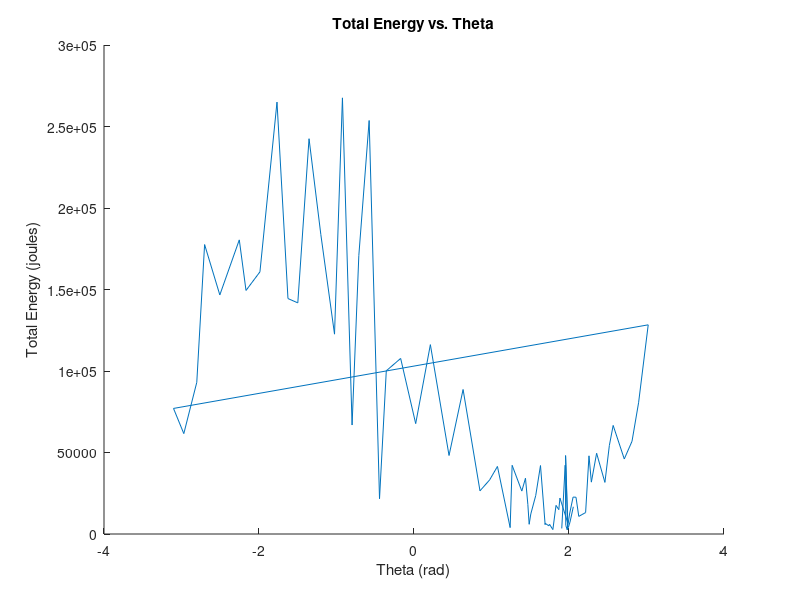

Write the MATLAB code that produced this figure.
function res = validate_energy
    % manipulate variable plotTo to show how much data gets shown (i.e.
    % how many revolutions
    clf;
    hold on;
    load knee2.csv;
    load torso2.csv;
    m_knee = 1;
    m_torso = 1;
    g = 9.8;
    T = knee2(:, 1);
    kneeX = knee2(:, 2);
    kneeY = knee2(:, 3);
    torsoX = torso2(:, 2);
    torsoY = torso2(:, 3);
    for i = 1:length(T)
        Theta1(i) = atan2(torsoY(i),torsoX(i));
        Theta2(i) = atan2((kneeY(i)-torsoY(i)),(kneeX(i)-torsoX(i)));
        Amplitude(i) = Theta2(i)-Theta1(i);
    end
    theta_vs_te = zeros(length(T)-1,2);
    for i = 1:(length(T)-1)
        dt = T(i+1) - T(i);
        Vx_knee(i) = (kneeX(i+1)-kneeX(i))/dt;
        Vy_knee(i) = (kneeY(i+1)-kneeY(i))/dt;
        Vx_torso(i) = (torsoX(i+1)-torsoX(i))/dt;
        Vy_torso(i) = (torsoY(i+1)-torsoY(i))/dt;
        KE(i) = .5 * m_knee * (Vx_knee(i)^2 + Vy_knee(i)^2) + .5 * m_torso * (Vx_torso(i)^2 + Vy_torso(i)^2);
        PE(i) = m_knee*g*kneeY(i) + m_torso*g*torsoY(i);
        TE(i) = KE(i)+PE(i);
        theta_vs_te(i,:) = [Theta1(i), TE(i)];
    end
    plotTo = 70; %(max = 169)
    plot(theta_vs_te(1:plotTo,1),theta_vs_te(1:plotTo, 2));
    xlabel('Theta (rad)');
    ylabel('Total Energy (joules)');
    title('Total Energy vs. Theta');
    %plot(Theta1, 'r');
    %plot(Theta2,  'g');
   % plot(Amplitude, 'b');
  %  plot(Amplitude);
    period = 3.04-0.968;
    disp(length(T));
end